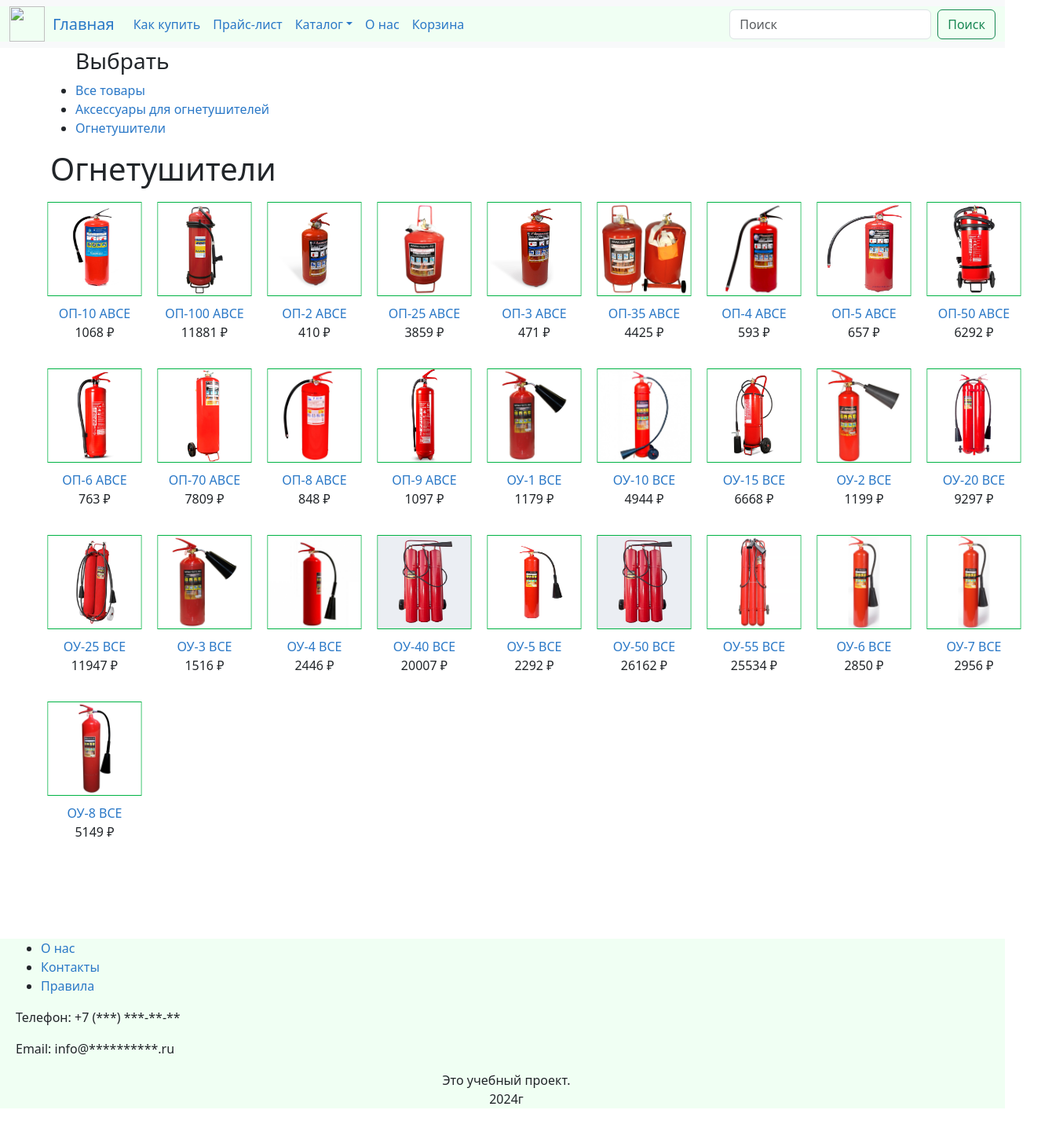
/ognetushitel/, run on the app's committed database.
### shop/models.py (models this page shows, shortened)
class Category(models.Model):                         # категория
    name = models.CharField(
        max_length=100,
        unique=True,
        verbose_name='Категории товара'
    )
    slug = models.SlugField(
        max_length=100,
        unique=True,
        verbose_name='URL-категории товара'
    )
    class Meta:
        ordering = ['name']
        verbose_name = 'Категория товара'
        verbose_name_plural = 'Категории товаров'
    def get_absolute_url(self):
        return reverse(
            'shop:product_list_by_category',
            args=[self.slug]
        )

class Product(models.Model):
    name = models.CharField(max_length=100, verbose_name='Наименование')  # наименование
    product_code = models.IntegerField(default=0, verbose_name='Код товара')  # код товара
    price = models.DecimalField(max_digits=7, decimal_places=0, verbose_name='Цена')  # цена
    image = models.ImageField(upload_to='product_img', verbose_name='Фото')  # адреса картинок
    description = models.TextField(blank=True, verbose_name='Описание')  # описание
    created_at = models.DateTimeField(auto_now_add=True, verbose_name='Создание товара')  # создание товара
    updated_at = models.DateTimeField(auto_now=True, verbose_name='Изменение товара')  # изменение товара (описания или изменение цены)
    available = models.BooleanField(default=True, verbose_name='Наличие товара')  # товар доступен или нет
    slug = models.SlugField(max_length=100, unique=True, verbose_name='URL-товара')  # для ссылок поисковых машин
    category = models.ForeignKey(
        Category,
        on_delete=models.CASCADE,
        verbose_name='Категория товара'
    )
    construction = models.ForeignKey(
        ProductConstruction,
        on_delete=models.CASCADE,
        blank=True,
        null=True,
        verbose_name='Конструкция товара'
    )
    fire_class = models.ForeignKey(
        ProductFireclass,
        on_delete=models.CASCADE,
        null=True,
        blank=True,
        verbose_name='Класс пожара'
    )
    usage = models.ForeignKey(
        ProductUsage,
        on_delete=models.CASCADE,
        verbose_name='Применение товара'
    )
    rang_model_hearth = models.ForeignKey(
        ProductRangModelHearth,
        on_delete=models.CASCADE,
        null=True,
        blank=True,
        verbose_name='Модельный очаг пожара'
    )
    product_type = models.ForeignKey(
        ProductType,
        on_delete=models.CASCADE,
        verbose_name='Тип товара'
    )
    class Meta:
        ordering = ['name']
        verbose_name = 'Товара'
        verbose_name_plural = 'Все товары'
    def get_absolute_url(self):
        return reverse(
            'shop:product_detail',
            args=[self.id, self.slug]
        )

### shop/views.py (the view)
def product_list(request, category_slug=None):
    category = None
    categories = Category.objects.all()
    products = Product.objects.filter(available=True)
    if category_slug:
        category = get_object_or_404(Category, slug=category_slug)
        products = products.filter(category=category)
    return render(
        request,
        'shop/product/list.html',
        {
            'category': category,
            'categories': categories,
            'products': products
        }
    )

### shop/templates/shop/product/list.html (shortened to what this page needs)
{% extends "shop/base.html" %}
{% load static %}
{% block content %}
  <div class="body_list">
    <div id="sidebar">
      <ul>
        <h3>Выбрать</h3>
        <li {% if not category %}{% endif %}>
          <a href="{% url "shop:product_list" %}">Все товары</a>
        </li>
        {% for c in categories %}
          <li {% if category.slug == c.slug %}{% endif %}>
            <a href="{{ c.get_absolute_url }}">{{ c.name }}</a>
          </li>
        {% endfor %}
      </ul>
    </div>
    <div id="main" class="product-list">
      <h1>{% if category %}{{ category.name }}{% else %}Все товары{% endif %}</h1>
    </div>
    <div class="gallery">
      {% for product in products %}
          <div>
            <a href="{{ product.get_absolute_url }}">
              <img src="{% if product.image %}{{ product.image.url }}{% else %}{% static "images/no_image.png" %}{% endif %}" alt="{{ product.name }}">
              </a>
              <div class="item">
                <a href="{{ product.get_absolute_url }}">{{ product.name }}</a>
                <br>
                {{ product.price }} ₽
                <br>
                <br>
              </div>
          </div>
      {% endfor %}
    </div>
  </div>
{% endblock %}

### shop/static/css/style_product_detail.css (style rules this page uses)
a:link { text-decoration: none; color: #2a78c7; }

### shop/static/css/style_product_list.css (style rules this page uses)
.body_list { margin-left: 5%; width: 1280px; }
.gallery { display: flex; flex-wrap: wrap; width: 100vw; transform: translateX(-1%); }
.gallery img { width:120px; height:120px; margin: 10px; border:1px #00B344 solid; }
.item { text-align: center; }

### shop/templates/shop/base.html (style rules this page uses)
body { width: 1280px; }

### data on the page
Category: name "Аксеcсуары для огнетушителей"
Category: name "Огнетушители"
Product: image (picture), name "ОП-10 АВСЕ", price "1068"
Product: image (picture), name "ОП-100 АВСЕ", price "11881"
Product: image (picture), name "ОП-2 АВСЕ", price "410"
Product: image (picture), name "ОП-25 АВСЕ", price "3859"
Product: image (picture), name "ОП-3 АВСЕ", price "471"
Product: image (picture), name "ОП-35 АВСЕ", price "4425"
Product: image (picture), name "ОП-4 АВСЕ", price "593"
Product: image (picture), name "ОП-5 АВСЕ", price "657"
Product: image (picture), name "ОП-50 АВСЕ", price "6292"
Product: image (picture), name "ОП-6 АВСЕ", price "763"
Product: image (picture), name "ОП-70 АВСЕ", price "7809"
Product: image (picture), name "ОП-8 АВСЕ", price "848"
Product: image (picture), name "ОП-9 АВСЕ", price "1097"
Product: image (picture), name "ОУ-1 BCE", price "1179"
Product: image (picture), name "ОУ-10 BCE", price "4944"
Product: image (picture), name "ОУ-15 BCE", price "6668"
Product: image (picture), name "ОУ-2 BCE", price "1199"
Product: image (picture), name "ОУ-20 BCE", price "9297"
Product: image (picture), name "ОУ-25 BCE", price "11947"
Product: image (picture), name "ОУ-3 BCE", price "1516"
Product: image (picture), name "ОУ-4 BCE", price "2446"
Product: image (picture), name "ОУ-40 BCE", price "20007"
Product: image (picture), name "ОУ-5 BCE", price "2292"
Product: image (picture), name "ОУ-50 BCE", price "26162"
Product: image (picture), name "ОУ-55 BCE", price "25534"
Product: image (picture), name "ОУ-6 BCE", price "2850"
Product: image (picture), name "ОУ-7 BCE", price "2956"
Product: image (picture), name "ОУ-8 BCE", price "5149"
